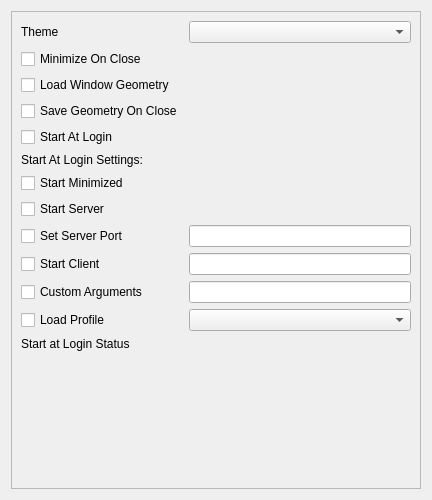
<?xml version="1.0" encoding="UTF-8"?>
<ui version="4.0">
 <class>OpenRGBSettingsPageUi</class>
 <widget class="QWidget" name="OpenRGBSettingsPageUi">
  <property name="geometry">
   <rect>
    <x>0</x>
    <y>0</y>
    <width>432</width>
    <height>500</height>
   </rect>
  </property>
  <property name="windowTitle">
   <string>Form</string>
  </property>
  <layout class="QGridLayout" name="gridLayout">
   <item row="0" column="1" colspan="6">
    <widget class="QScrollArea" name="scrollArea">
     <property name="widgetResizable">
      <bool>true</bool>
     </property>
     <widget class="QWidget" name="scrollAreaWidgetContents_2">
      <property name="geometry">
       <rect>
        <x>0</x>
        <y>0</y>
        <width>412</width>
        <height>480</height>
       </rect>
      </property>
      <layout class="QGridLayout" name="gridLayout_3">
       <item row="5" column="0">
        <widget class="QCheckBox" name="CheckboxSaveGeometry">
         <property name="text">
          <string>Save Geometry On Close</string>
         </property>
        </widget>
       </item>
       <item row="13" column="0">
        <widget class="QCheckBox" name="CheckboxAutoStartProfile">
         <property name="text">
          <string>Load Profile</string>
         </property>
        </widget>
       </item>
       <item row="12" column="1">
        <widget class="QLineEdit" name="TextCustomArgs"/>
       </item>
       <item row="2" column="1">
        <widget class="QComboBox" name="ComboBoxTheme"/>
       </item>
       <item row="10" column="1">
        <widget class="QLineEdit" name="TextServerPort">
         <property name="inputMask">
          <string>90000</string>
         </property>
         <property name="text">
          <string/>
         </property>
         <property name="placeholderText">
          <string/>
         </property>
        </widget>
       </item>
       <item row="3" column="0">
        <widget class="QCheckBox" name="CheckboxMinimizeOnClose">
         <property name="text">
          <string>Minimize On Close</string>
         </property>
        </widget>
       </item>
       <item row="7" column="0">
        <widget class="QLabel" name="AutoStartLabel">
         <property name="text">
          <string>Start At Login Settings:</string>
         </property>
        </widget>
       </item>
       <item row="10" column="0">
        <widget class="QCheckBox" name="CheckboxAutoStartSetServerPort">
         <property name="text">
          <string>Set Server Port</string>
         </property>
        </widget>
       </item>
       <item row="2" column="0">
        <widget class="QLabel" name="ThemeLabel">
         <property name="text">
          <string>Theme</string>
         </property>
        </widget>
       </item>
       <item row="6" column="0">
        <widget class="QCheckBox" name="CheckboxAutoStart">
         <property name="text">
          <string>Start At Login</string>
         </property>
        </widget>
       </item>
       <item row="12" column="0">
        <widget class="QCheckBox" name="CheckboxAutoStartCustom">
         <property name="text">
          <string>Custom Arguments</string>
         </property>
        </widget>
       </item>
       <item row="8" column="0">
        <widget class="QCheckBox" name="CheckboxAutoStartMinimized">
         <property name="text">
          <string>Start Minimized</string>
         </property>
        </widget>
       </item>
       <item row="14" column="0">
        <widget class="QLabel" name="AutoStartStatusLabel">
         <property name="text">
          <string>Start at Login Status</string>
         </property>
        </widget>
       </item>
       <item row="11" column="1">
        <widget class="QLineEdit" name="TextClientHost"/>
       </item>
       <item row="11" column="0">
        <widget class="QCheckBox" name="CheckboxAutoStartClient">
         <property name="text">
          <string>Start Client</string>
         </property>
        </widget>
       </item>
       <item row="13" column="1">
        <widget class="QComboBox" name="ComboBoxAutoStartProfile"/>
       </item>
       <item row="9" column="0">
        <widget class="QCheckBox" name="CheckboxAutoStartServer">
         <property name="text">
          <string>Start Server</string>
         </property>
        </widget>
       </item>
       <item row="4" column="0">
        <widget class="QCheckBox" name="CheckboxLoadGeometry">
         <property name="text">
          <string>Load Window Geometry</string>
         </property>
        </widget>
       </item>
       <item row="15" column="0">
        <spacer name="verticalSpacer">
         <property name="orientation">
          <enum>Qt::Vertical</enum>
         </property>
         <property name="sizeType">
          <enum>QSizePolicy::MinimumExpanding</enum>
         </property>
         <property name="sizeHint" stdset="0">
          <size>
           <width>20</width>
           <height>40</height>
          </size>
         </property>
        </spacer>
       </item>
      </layout>
     </widget>
    </widget>
   </item>
  </layout>
 </widget>
 <resources/>
 <connections/>
</ui>
